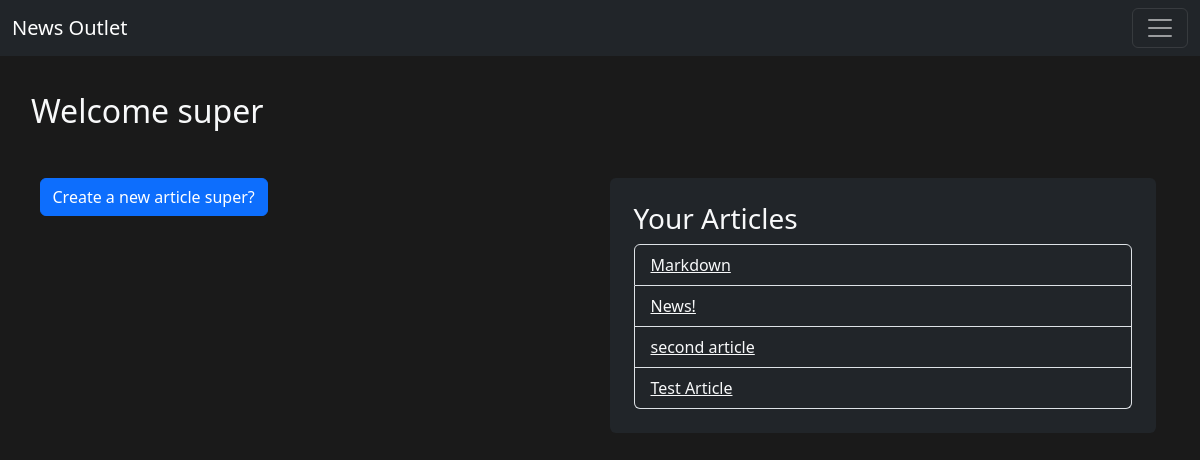
/admin_dashboard/ (signed in), run on the app's committed database.
### news_outlet/models.py (models this page shows, shortened)
class User(AbstractUser):
    USER_TYPE_CHOICES = (
        ('reader', 'Reader'),
        ('admin', 'Admin'),
    )
    user_type = models.CharField(max_length=10, choices=USER_TYPE_CHOICES)

class Article(models.Model):
    author = models.ForeignKey(User, on_delete=models.CASCADE)
    title = models.CharField(max_length=200)
    created_at = models.DateTimeField(auto_now_add=True)
    content = models.TextField()  # Store the article content in Markdown format
    bookmarked_by = models.ManyToManyField(User, related_name='bookmarked_articles', blank=True)

### news_outlet/views.py (the view)
# urls.py: path('admin_dashboard/', views.admin_dashboard, name='admin_dashboard'),
@login_required
def admin_dashboard(request):
    articles = Article.objects.filter(author=request.user).order_by("-created_at")
    context = {'articles': articles}
    return render(request, 'news_outlet/admin_dashboard.html', context)

### news_outlet/templates/news_outlet/admin_dashboard.html (shortened to what this page needs)
{% extends 'news_outlet/layout.html' %}
{% block body %}
    <br><br><br>
    <h2 class="mx-3 text-light">Welcome {{ request.user.username }}</h2>
    <div class="container mt-5">
        <div class="row">
            <div class="col-md-6">
                <button id="new_article" class="btn btn-primary">Create a new article {{ request.user.username }}?</button>
            </div>
            <div class="col-md-6">
                <div class="bg-dark p-4 rounded">
                    <h3 class="text-light">Your Articles</h3>
                    <ul class="list-group">
                        {% for article in articles  %}
                            <li class="list-group-item bg-dark text-light">
                                <a href="{% url 'article_detail' article.pk %}" class="text-light">{{ article.title }}</a>
                            </li>
                        {% endfor %}
                    </ul>
                </div>
            </div>
        </div>
    </div>
{% endblock %}

### news_outlet/static/news_outlet/styles.css (style rules this page uses)
body { margin: 10px; padding: 10px; padding-left: 5px; background-color: #1A1A1A; color: #D3D3D3; }

### data on the page
User: user.username "super"
Article: title "Markdown"
Article: title "News!"
Article: title "second article"
Article: title "Test Article"
